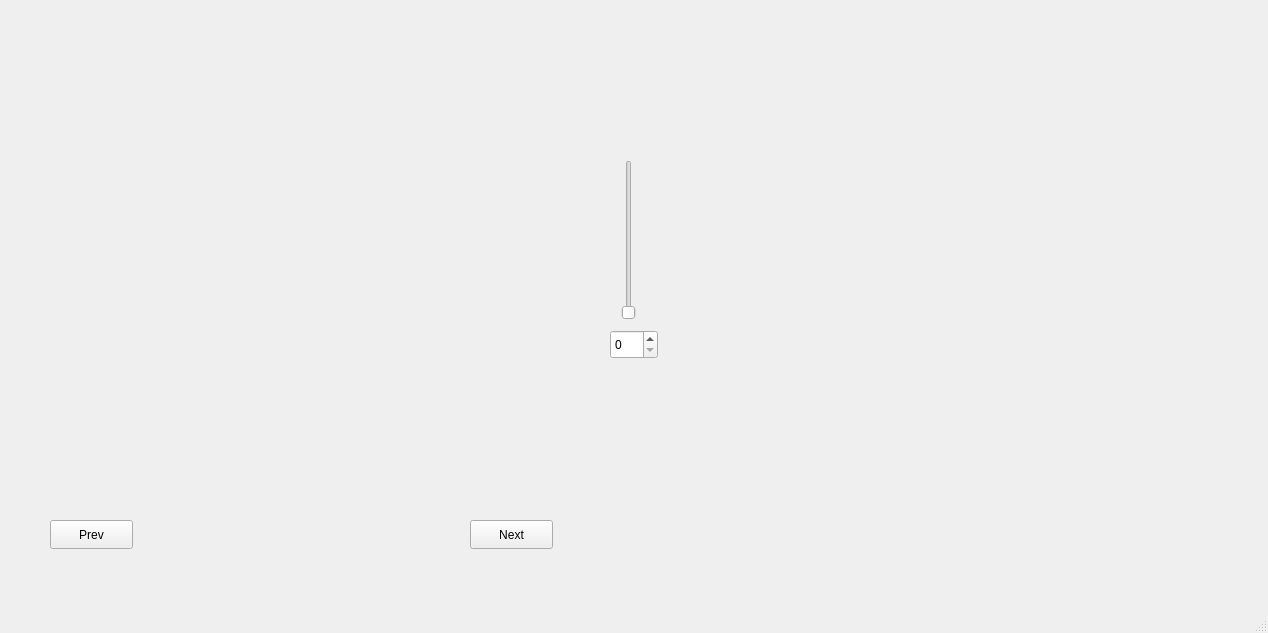
<?xml version="1.0" encoding="UTF-8"?>
<ui version="4.0">
 <class>MainWindow</class>
 <widget class="QMainWindow" name="MainWindow">
  <property name="geometry">
   <rect>
    <x>0</x>
    <y>0</y>
    <width>1268</width>
    <height>633</height>
   </rect>
  </property>
  <property name="windowTitle">
   <string>MainWindow</string>
  </property>
  <widget class="QWidget" name="centralwidget">
   <widget class="QWidget" name="glowny" native="true">
    <property name="geometry">
     <rect>
      <x>50</x>
      <y>10</y>
      <width>500</width>
      <height>500</height>
     </rect>
    </property>
   </widget>
   <widget class="QWidget" name="docelowy" native="true">
    <property name="geometry">
     <rect>
      <x>700</x>
      <y>10</y>
      <width>500</width>
      <height>500</height>
     </rect>
    </property>
   </widget>
   <widget class="QSlider" name="klatki">
    <property name="geometry">
     <rect>
      <x>620</x>
      <y>160</y>
      <width>18</width>
      <height>160</height>
     </rect>
    </property>
    <property name="orientation">
     <enum>Qt::Vertical</enum>
    </property>
   </widget>
   <widget class="QPushButton" name="Prev">
    <property name="geometry">
     <rect>
      <x>50</x>
      <y>520</y>
      <width>83</width>
      <height>29</height>
     </rect>
    </property>
    <property name="text">
     <string>Prev</string>
    </property>
   </widget>
   <widget class="QPushButton" name="Next">
    <property name="geometry">
     <rect>
      <x>470</x>
      <y>520</y>
      <width>83</width>
      <height>29</height>
     </rect>
    </property>
    <property name="text">
     <string>Next</string>
    </property>
   </widget>
   <widget class="QSpinBox" name="klatkiS">
    <property name="geometry">
     <rect>
      <x>610</x>
      <y>330</y>
      <width>48</width>
      <height>29</height>
     </rect>
    </property>
   </widget>
  </widget>
  <widget class="QMenuBar" name="menubar">
   <property name="geometry">
    <rect>
     <x>0</x>
     <y>0</y>
     <width>1268</width>
     <height>25</height>
    </rect>
   </property>
  </widget>
  <widget class="QStatusBar" name="statusbar"/>
 </widget>
 <resources/>
 <connections/>
</ui>
